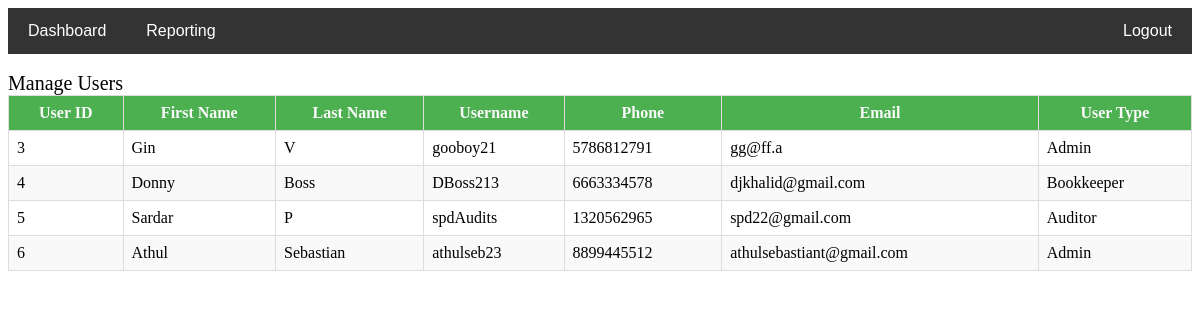
The app's page /UserControl.php with its own data.
### tables this page shows
CREATE TABLE `users2` (
  `userId` int(11) NOT NULL,
  `Firstname` varchar(50) NOT NULL,
  `LastName` varchar(50) NOT NULL,
  `Phone` bigint(20) DEFAULT NULL,
  `email` varchar(254) NOT NULL,
  `username` varchar(12) NOT NULL,
  `password` varchar(254) NOT NULL,
  `user_type` varchar(50) NOT NULL
);

### UserControl.php (the view, shortened to what this page needs)
<?php
include "Connection.php";
$sql = "SELECT userId, Firstname, LastName, username, Phone, email, user_type FROM users2";
$result = $conn->query($sql);
?>
<!DOCTYPE html>
<html lang="en">
<head>
</head>
<body>
    <div class="navbar">
        <a href="Homepg.php">Dashboard</a>
        <div class="dropdown">
            <button class="dropbtn">Reporting
            </button>
        </div>
        <a href="logout.php">Logout</a>
    </div>
    <br>
    <span style="font-size: 20px;">Manage Users</span>
    <table>
        <thead>
            <tr>
                <th>User ID</th>
                <th>First Name</th>
                <th>Last Name</th>
                <th>Username</th>
                <th>Phone</th>
                <th>Email</th>
                <th>User Type</th>
            </tr>
        </thead>
        <tbody>
            <?php if ($result->num_rows > 0) {
                while ($row = $result->fetch_assoc()) {
                    echo "<tr>";
                    echo "<td>" . $row["userId"] . "</td>";
                    echo "<td>" . $row["Firstname"] . "</td>";
                    echo "<td>" . $row["LastName"] . "</td>";
                    echo "<td>" . $row["username"] . "</td>";
                    echo "<td>" . $row["Phone"] . "</td>";
                    echo "<td>" . $row["email"] . "</td>";
                    echo "<td class='editable' data-user-id='" . $row["userId"] . "'>" . $row["user_type"] . "</td>";
                    echo "</tr>";
                }
            } else {
                echo "<tr><td colspan='7'>0 results</td></tr>";
            } ?>
        </tbody>
    </table>
</body>
</html>

### UserControl.php (style rules this page uses)
table { width: 100%; border-collapse: collapse; }
thead { background-color: #4CAF50; }
th, td { border: 1px solid #ddd; padding: 8px; }
th { background-color: #4CAF50; color: #f9f9f9; }
tbody tr:nth-child(even) { background-color: #f9f9f9; }
.navbar { background-color: #333; overflow: hidden; display: flex; align-items: center; font-family: Arial, sans-serif; }
.navbar a, .navbar .dropbtn { color: white; text-align: center; padding: 14px 20px; text-decoration: none; font-size: 16px; }
.dropdown { overflow: hidden; }
.dropdown .dropbtn { border: none; outline: none; background-color: inherit; margin: 0; cursor: pointer; }
.navbar a:last-child { margin-left: auto; }

### records on screen
users2: userId "3", Firstname "Gin", LastName "V", username "gooboy21", Phone "5786812791", email "gg@ff.a", user_type "Admin"
users2: userId "4", Firstname "Donny", LastName "Boss", username "DBoss213", Phone "6663334578", email "djkhalid@gmail.com", user_type "Bookkeeper"
users2: userId "5", Firstname "Sardar", LastName "P", username "spdAudits", Phone "1320562965", email "spd22@gmail.com", user_type "Auditor"
users2: userId "6", Firstname "Athul", LastName "Sebastian", username "athulseb23", Phone "8899445512", email "athulsebastiant@gmail.com", user_type "Admin"
